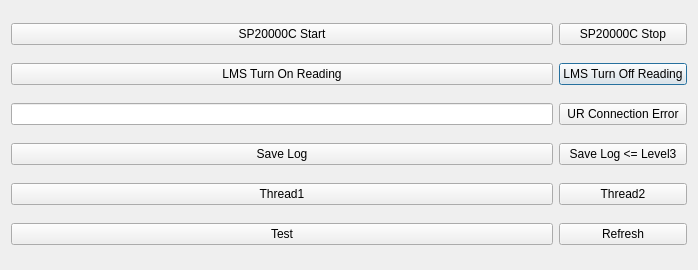
<?xml version="1.0" encoding="UTF-8"?>
<ui version="4.0">
 <class>LoggerAgent</class>
 <widget class="QDialog" name="LoggerAgent">
  <property name="geometry">
   <rect>
    <x>0</x>
    <y>0</y>
    <width>698</width>
    <height>270</height>
   </rect>
  </property>
  <property name="windowTitle">
   <string>LoggerAgent</string>
  </property>
  <layout class="QGridLayout" name="gridLayout">
   <item row="1" column="1">
    <widget class="QPushButton" name="pushButton_lms_readoff">
     <property name="text">
      <string>LMS Turn Off Reading</string>
     </property>
    </widget>
   </item>
   <item row="1" column="0">
    <widget class="QPushButton" name="pushButton_lms_readon">
     <property name="text">
      <string>LMS Turn On Reading</string>
     </property>
    </widget>
   </item>
   <item row="2" column="1">
    <widget class="QPushButton" name="pushButton_lms_readon_2">
     <property name="text">
      <string>UR Connection Error</string>
     </property>
    </widget>
   </item>
   <item row="2" column="0">
    <widget class="QLineEdit" name="lineEdit_urmsg"/>
   </item>
   <item row="0" column="0">
    <widget class="QPushButton" name="pushButton_sp_start">
     <property name="text">
      <string>SP20000C Start</string>
     </property>
    </widget>
   </item>
   <item row="0" column="1">
    <widget class="QPushButton" name="pushButton_sp_stop">
     <property name="text">
      <string>SP20000C Stop</string>
     </property>
    </widget>
   </item>
   <item row="3" column="1">
    <widget class="QPushButton" name="pushButton_savelog3">
     <property name="text">
      <string>Save Log &lt;= Level3</string>
     </property>
    </widget>
   </item>
   <item row="3" column="0">
    <widget class="QPushButton" name="pushButton_savelog">
     <property name="text">
      <string>Save Log</string>
     </property>
    </widget>
   </item>
   <item row="5" column="0">
    <widget class="QPushButton" name="pushButton_test">
     <property name="text">
      <string>Test</string>
     </property>
    </widget>
   </item>
   <item row="4" column="0">
    <widget class="QPushButton" name="pushButton_thread1">
     <property name="text">
      <string>Thread1</string>
     </property>
    </widget>
   </item>
   <item row="4" column="1">
    <widget class="QPushButton" name="pushButton_thread2">
     <property name="text">
      <string>Thread2</string>
     </property>
    </widget>
   </item>
   <item row="5" column="1">
    <widget class="QPushButton" name="pushButton_refresh">
     <property name="text">
      <string>Refresh</string>
     </property>
    </widget>
   </item>
  </layout>
 </widget>
 <layoutdefault spacing="6" margin="11"/>
 <resources/>
 <connections/>
</ui>
